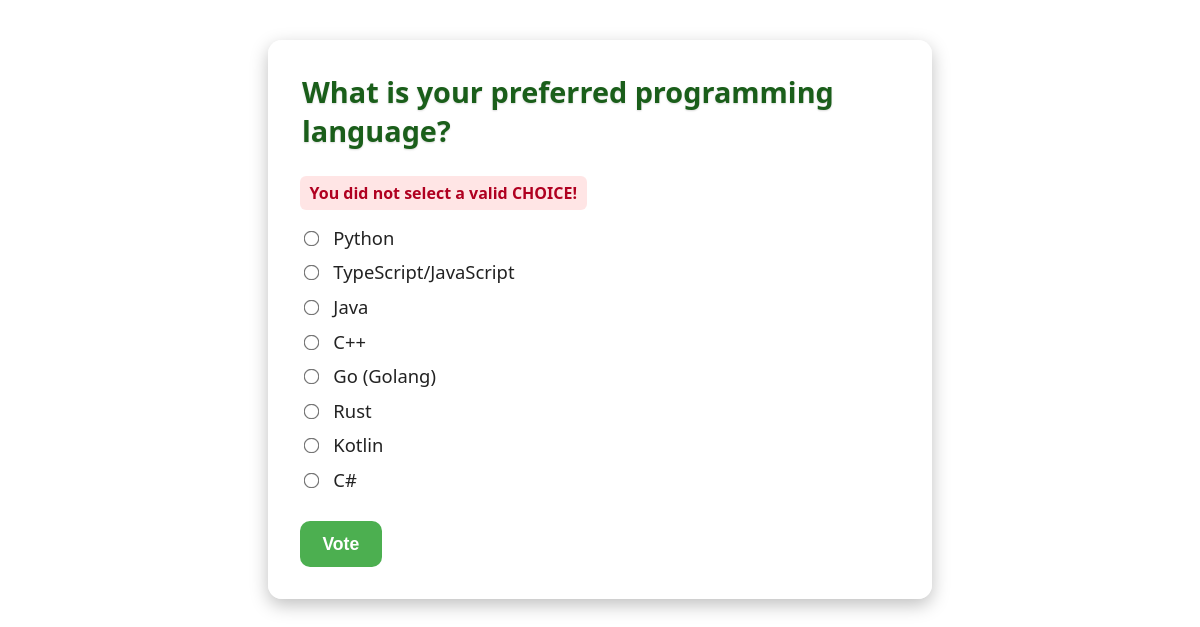
The page /polls/4/vote/ on the database its author committed.
### polls/models.py (models this page shows, shortened)
class Question(models.Model):
    question_text = models.CharField(max_length=200)
    pub_date = models.DateTimeField("date published")

class Choice(models.Model):
    question = models.ForeignKey(Question, on_delete=models.CASCADE)
    choice_text = models.CharField(max_length=200)
    votes = models.IntegerField(default=0)

### polls/views.py (the view)
# urls.py: path("<int:question_id>/vote/", views.vote, name="vote"),
def vote(request, question_id):
    question = get_object_or_404(Question, pk=question_id)
    try:
        selected_choice = question.choice_set.get(pk=request.POST["choice"])
    except (KeyError, Choice.DoesNotExist):
        return render(
            request,
            "polls/detail.html",
            {
                "question": question,
                "error_message": "You did not select a valid CHOICE!",
            },
        )
    else:
        selected_choice.votes = F("votes") + 1
        selected_choice.save()
    return HttpResponseRedirect(reverse("polls:results", args=(question.id,)))

### polls/templates/polls/detail.html (shortened to what this page needs)
{% load static %}
<!doctype html>
<html lang="en-US">
    <head>
        <link rel="stylesheet" href="{% static 'polls/style_detail.css' %}" />
    </head>
    <body>
        <form action="{% url 'polls:vote' question.id %}" method="post">
            <fieldset>
                <legend><h1>{{ question.question_text }}</h1></legend>
                {% if error_message %}
                <p><strong>{{ error_message }}</strong></p>
                {% endif %} {% for choice in question.choice_set.all %}
                <input
                    type="radio"
                    name="choice"
                    id="choice{{ forloop.counter }}"
                    value="{{ choice.id }}"
                />
                <label for="choice{{ forloop.counter }}"
                    >{{ choice.choice_text }}</label
                ><br />
                {% endfor %}
            </fieldset>
            <input type="submit" value="Vote" />
        </form>
    </body>
</html>

### polls/static/polls/style_detail.css (style rules this page uses)
body { background: white url("images/background_2.png") no-repeat center top; background-size: cover; font-family: "Segoe UI", sans-serif; padding: 2rem; color: #222; }
form { background: rgba(255, 255, 255, 0.85); padding: 2rem; border-radius: 14px; max-width: 600px; margin: 0 auto; box-shadow: 0 6px 18px rgba(0, 0, 0, 0.25); }
legend h1 { font-size: 1.8rem; margin: 0; padding-bottom: 1rem; color: #1a5e1a; text-shadow: 0 1px 2px rgba(0, 0, 0, 0.15); }
p strong { color: #b00020; background: rgba(255, 0, 0, 0.1); padding: 0.4rem 0.6rem; border-radius: 6px; }
fieldset { border: none; padding: 0; margin: 0; }
input[type="radio"] { transform: scale(1.2); margin-right: 0.5rem; }
label { font-size: 1.15rem; font-weight: 500; cursor: pointer; padding: 0.3rem 0.2rem; display: inline-block; transition: color 0.2s ease; }
input[type="submit"] { margin-top: 1.5rem; background: #4caf50; color: white; padding: 0.8rem 1.4rem; border: none; border-radius: 10px; font-size: 1.1rem; font-weight: 600; cursor: pointer; transition: background 0.2s ease, transform 0.2s ease; }

### rows shown on the page
Question: question_text "What is your preferred programming language?"
Choice: choice_text "Python"
Choice: choice_text "TypeScript/JavaScript"
Choice: choice_text "Java"
Choice: choice_text "C++"
Choice: choice_text "Go (Golang)"
Choice: choice_text "Rust"
Choice: choice_text "Kotlin"
Choice: choice_text "C#"

### other values the page prints
{{ error_message }} "You did not select a valid CHOICE!"
